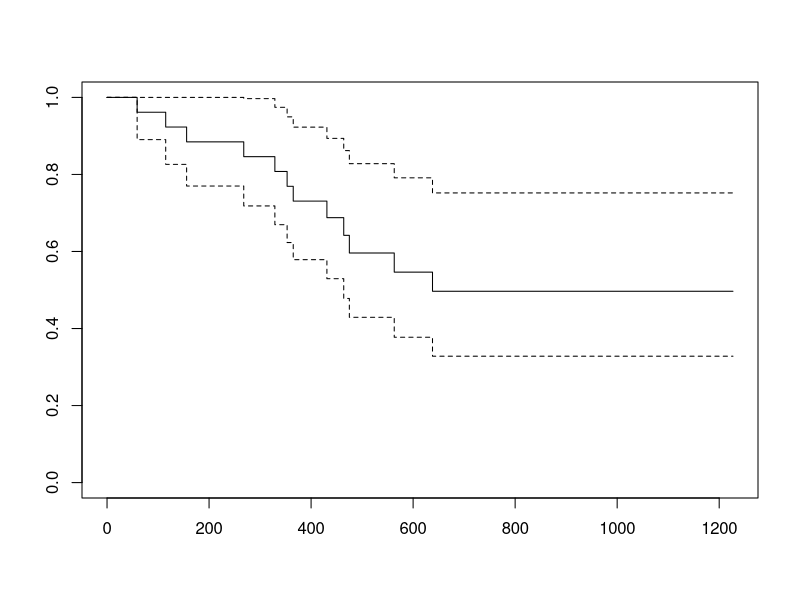
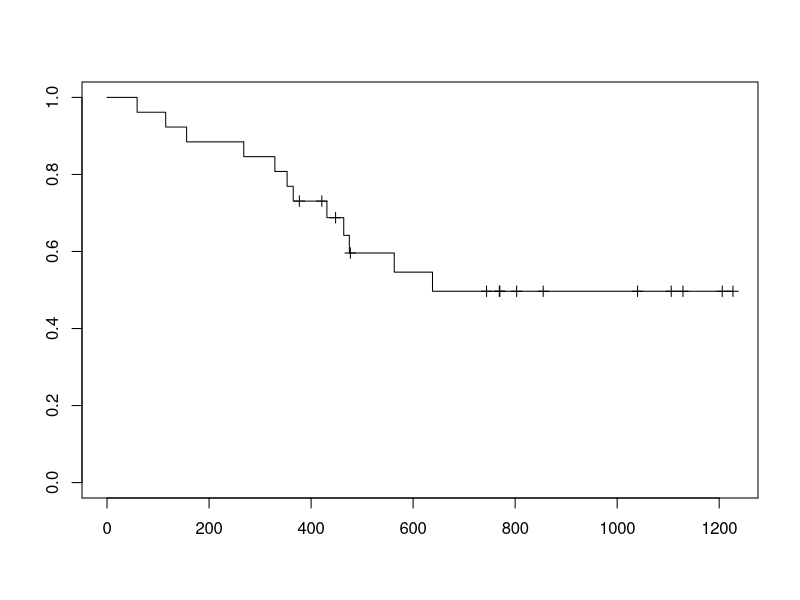
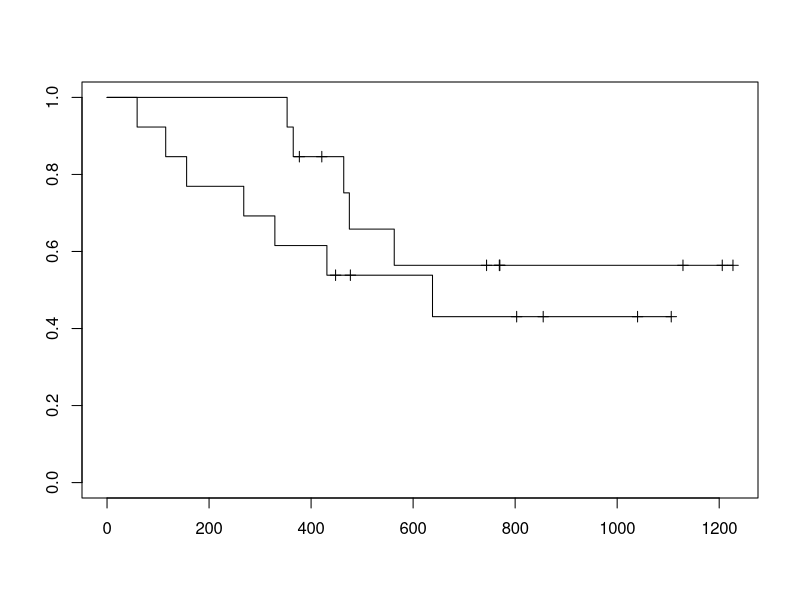
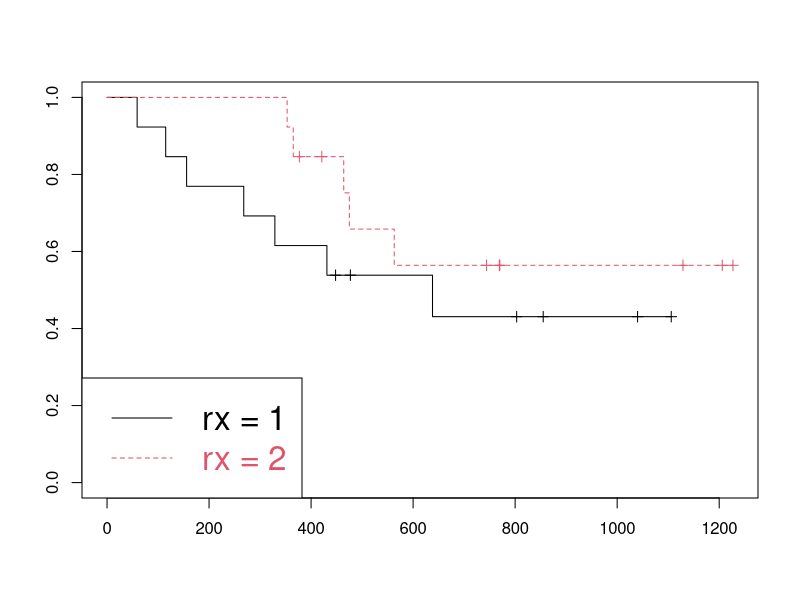

Here is the R script that generated these plots, in order:
library(survival)
data(ovarian)
#~1 is a required grouping parameter. if no groups, should be set to 1
res_surv<-survfit(Surv(time = ovarian$futime, event = ovarian$fustat)~1) 
summary(res_surv)
# basic kaplan-meier
plot(res_surv)
#with censoring events and no dotted lines
plot(res_surv, mark.time=T, conf.int=F) 

# set groups to treatment
res_surv_2<-survfit(Surv(ovarian$futime, ovarian$fustat)~ovarian$rx)
plot(res_surv_2, mark.time=T, conf.int=F)
# colored by treatment
plot(res_surv_2, mark.time=T, conf.int=F, col=c(1,2), lty=c(1,2))
# colored with legend
legend("bottomleft",legend=c("rx = 1","rx = 2"),col=c(1,2),text.col=c(1,2),lty=c(1,2),cex=2)
 
# Nelson Aaelen estimator
h_hat<-res_surv$n.event/res_surv$n.risk
H_hat<-cumsum(h_hat)
res_NA=cbind(res_surv$time , res_surv$n.event , res_surv$n.risk , 
             h_hat, H_hat , res_surv$surv , exp(-H_hat) )
colnames(res_NA)=c("time","N_event","N_risk",
                   "hazard","Cumulative Hazard","KM Estimator","NA Estimator")
res_NA[res_surv$n.event==1,]

# log-rank test
res_log_rank_1=survdiff(Surv(ovarian$futime,ovarian$fustat) ~ ovarian$rx)
names(res_log_rank_1)
res_log_rank_1
1-pchisq(res_log_rank_1$chisq,1)

# cox model
install.packages("carData")
library(carData)
data_surv=Rossi[,c(1:10)]
# dot means you're putting all the covariates in the model
res_Cox=coxph(Surv(week , arrest) ~ .,data=data_surv)
res_Cox
summary(res_Cox)

